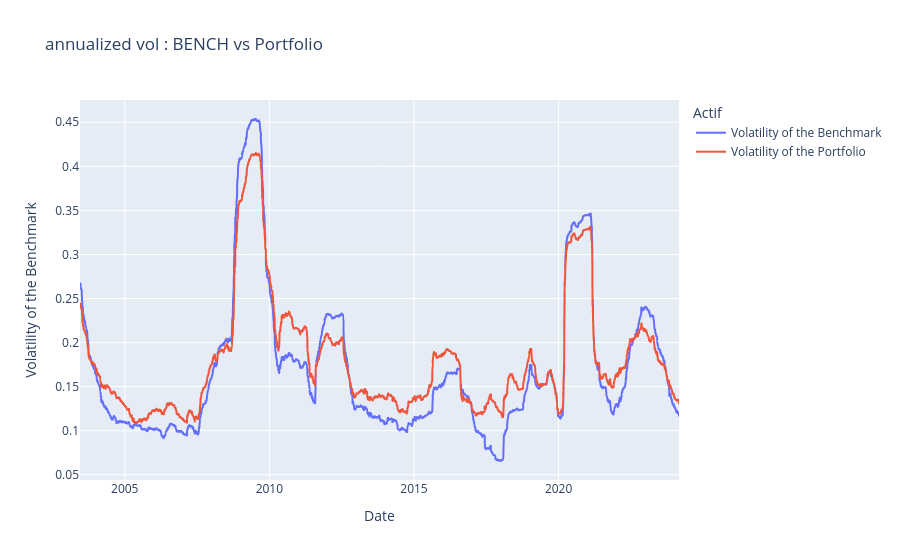

Notebook source saved alongside this figure:
### Code cell
import pandas as pd
import numpy as np
import plotly.express as px

df2 = final[["Date", "BENCH", "Money"]].copy()
df2["Portfolio"] = df2["Money"]
df2.drop(columns="Money", inplace=True)
df2["Date"] = pd.to_datetime(df2["Date"], dayfirst=True)
df2.set_index("Date", inplace=True)

daily_returns = df2.pct_change()
daily_returns.dropna(inplace=True)

daily_returns["Volatility of the Benchmark"] = daily_returns['BENCH'].rolling(window=252).std() * np.sqrt(252)
daily_returns["Volatility of the Portfolio"] = daily_returns['Portfolio'].rolling(window=252).std() * np.sqrt(252)
data_to_plot = daily_returns.dropna()


fig = px.line(data_to_plot,
              x=data_to_plot.index,
              y=["Volatility of the Benchmark", "Volatility of the Portfolio"],
              labels={"value": "Volatility of the Benchmark", "variable": "Actif", "Date": "Date"},
              title="annualized vol : BENCH vs Portfolio")

fig.show()

### Figure 1 — Plotly figure (JSON) as saved in the notebook; plotly's stock layout.template omitted (floating-point values rounded to 4 significant figures; data arrays with more than 128 entries replaced by an {"elided": "..."} marker saying what was removed)
{"data": [{"hovertemplate": "Actif=Volatility of the Benchmark<br>Date=%{x}<br>Volatility of the Benchmark=%{y}<extra></extra>", "legendgroup": "Volatility of the Benchmark", "line": {"color": "#636efa", "dash": "solid"}, "marker": {"symbol": "circle"}, "mode": "lines", "name": "Volatility of the Benchmark", "showlegend": true, "x": {"elided": "5404 str values"}, "xaxis": "x", "y": {"elided": "5404 float values"}, "yaxis": "y", "type": "scattergl"}, {"hovertemplate": "Actif=Volatility of the Portfolio<br>Date=%{x}<br>Volatility of the Benchmark=%{y}<extra></extra>", "legendgroup": "Volatility of the Portfolio", "line": {"color": "#EF553B", "dash": "solid"}, "marker": {"symbol": "circle"}, "mode": "lines", "name": "Volatility of the Portfolio", "showlegend": true, "x": {"elided": "5404 str values"}, "xaxis": "x", "y": {"elided": "5404 float values"}, "yaxis": "y", "type": "scattergl"}], "layout": {"xaxis": {"anchor": "y", "domain": [0.0, 1.0], "title": {"text": "Date"}}, "yaxis": {"anchor": "x", "domain": [0.0, 1.0], "title": {"text": "Volatility of the Benchmark"}}, "legend": {"title": {"text": "Actif"}, "tracegroupgap": 0}, "title": {"text": "annualized vol : BENCH vs Portfolio"}}}
